Frame 1 (no input): blank canvas, image omitted
Frame 60 (the mouse pressed at the canvas centre just before this capture): blank canvas, image omitted
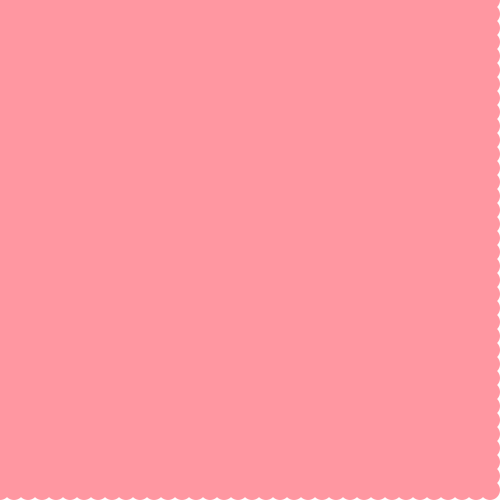
Frame 120 (the mouse held since frame 60 and released just before this capture)

The Processing sketch whose frames 1 and 60 were blank and that drew this single picture after the mouse press (run headless with seeded random() and noise(); from frame 60 on, the mouse is pressed at the canvas centre):

// Processing sketch: s05e01PaloSastre
// ── s05e01PaloSastre.pde
//UDD - Expresion Digital II
//s05e01PaloSastre
//pelota que rebota en las paredes del canvas, haciendo que con for, los puntos dibujados en el fondo vayan separandose.

//variables para los colores
int cn;
int cb;
int cr;
int cv;

//variables para la posicion inicial del elipse
float circleX;
float circleY;

//variables para mover el elipse en cada frame
float moveX;
float moveY;

int x;

void setup() {
  size(500, 500); //el tamaño del canvas es 500 px por 500 px
  
  cn = color(0); //color negro
  cb = color(255); //color blanco
  cr = color(255, 151, 161); //color rosado
  cv = color(61, 177, 171); //color verde
  
  x = 2;
  
  circleX = 0; //variable para la posicion del elipse en el eje x
  circleY = height; //variable para la posicion del elipse en el eje y
  moveX = 3; //variable para definir el movimiento del elipse; se movera de a 3 pixeles en el eje x en cada frame
  moveY = 5; //variable para definir el movimiento del elipse; se movera de a 5 pixeles en el eje y en cada frame
}

void draw() {
  background(cb); //el color de fondo es blanco
  ellipse(circleX, circleY, 50, 50); //elipse empieza su trayecto en la esquina inferior izquiera, y tiene un tamaño de 50 px por 50 px
  
  circleX = circleX + moveX; //se le va sumando 3 pixeles en cada frame, a la posicion en la que este el elipse en el eje x
  circleY = circleY + moveY; //se le va sumando 5 pixeles en cada frame, a la posicion en la que este el elipse en el eje y
  
  if(circleX > width) { //si la posicion de la elipse en el eje x es mayor al ancho del canvas
    moveX = -moveX; //cambia a la direccion contraria en el eje x
    fill(cb); //elipse tiene relleno blanco
    stroke(cv); //el borde del elipse es verde
    strokeWeight(10); //el borde del elipse tiene grosor de 10 px
    x += 4;
  }
  
  if(circleY > height) { //si la posicion de la elipse en el eje y es mayor al alto del canvas
    moveY = -moveY; //cambia a la direccion contraria en el eje y
    fill(cn); //elipse tiene relleno negro
    stroke(cr); //el borde del elipse es rosado
    strokeWeight(20); //el borde del elipse tiene grosor de 20 px
    x += 5;
  }
  
  if(circleX < 0) { //si la posicion de la elipse en el eje x es menor a 0
    moveX = -moveX; //cambia a la direccion contraria en el eje x
    fill(cb); //elipse tiene relleno blanco
    stroke(cr); //el borde del elipse es rosado
    strokeWeight(30); //el borde del elipse tiene grosor de 30 px
    x += 6;
  }
  
  if(circleY < 0) { //si la posicion de la elipse en el eje y es menor a 0
    moveY = -moveY; //cambia a la direccion contraria en el eje y
    fill(cn); //elipse tiene relleno negro
    stroke(cv); //el borde del elipse es verde
    strokeWeight(40); //el borde del elipse tiene grosor de 40 px
    x += 7;
  }
  
for (int i = 0; i <= height; i += x) {
  for (int j = 0; j <= height; j += x) {
    ellipse(i, j, 20, 20);
    fill (cr);
    noStroke();
  }
}
}
